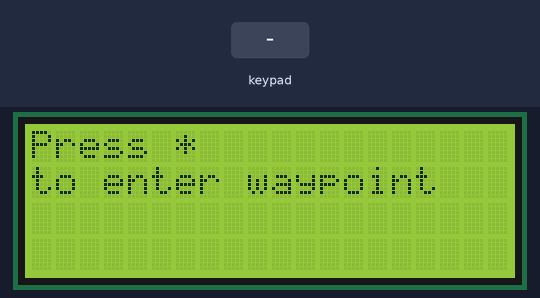
Simulated run of this program. Board: Raspberry Pi Pico running MicroPython. Parts: 20×4 character LCD. Inputs (shaded band) come from the test bench. What the program prints to the serial console is not drawn.

Above: at 0.1 s.
4.3 s: key '*' pressed
At 5.6 s:
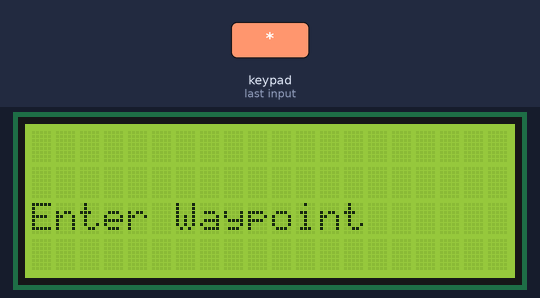
5.9 s: keypad keys 1 2 # pressed 0.4 s apart
At 7.8 s:
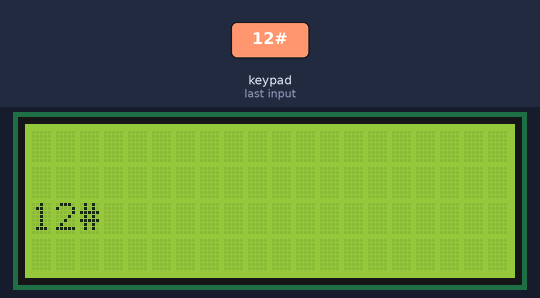
8.6 s: key 'A' pressed
At 9.9 s:
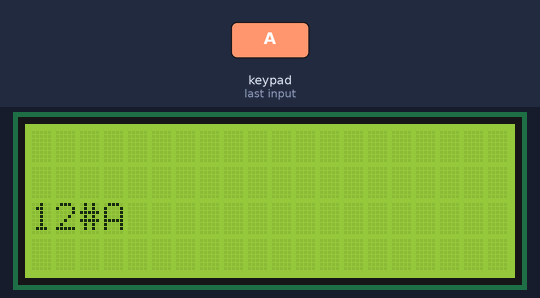
10.2 s: keypad keys 1 2 A pressed 0.4 s apart
At 11.6 s:
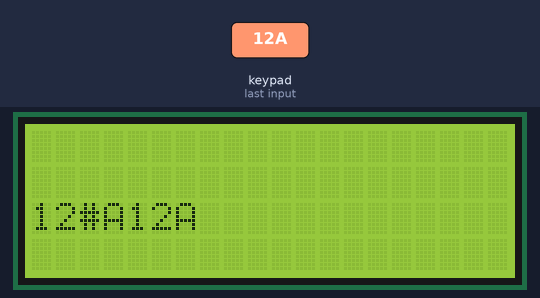
12.9 s: key 'B' pressed
At 14.0 s:
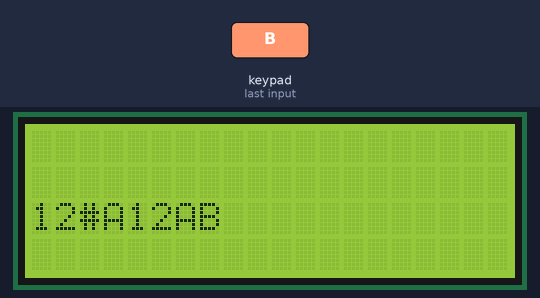
14.5 s: keypad keys 2 5 # pressed 0.4 s apart
At 15.8 s:
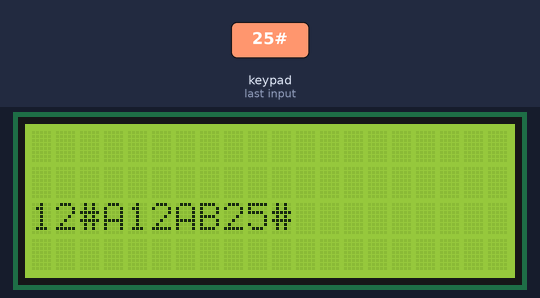
Timing chart, 0 to 17.5 s (numbered marks = the images above; inputs shaded):
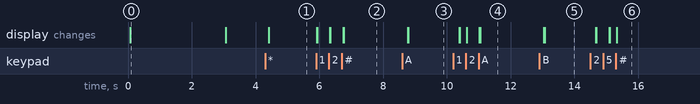

The program:

7.2keypad_enterWP_LCD.py
```python
from machine import I2C, Pin
from keypad import Keypad
from time import sleep, sleep_ms, ticks_ms
from machine_i2c_lcd import I2cLcd

# The PCF8574 has a jumper selectable address: 0x20 - 0x27
DEFAULT_I2C_ADDR = 0x27
print("Running LCD test")
# On the RPi Pico, I2C0 shows up on GP0 (sda) and GP1 (scl)
i2c = I2C(0, sda=0, scl=1, freq=400000)
lcd = I2cLcd(i2c, DEFAULT_I2C_ADDR, 4, 20)
lcd.putstr("Press * \nto enter waypoint")
sleep(3)
lcd.clear()

# Define GPIO pins for rows
row_pins = [Pin(6),Pin(7),Pin(8),Pin(9)]

# Define GPIO pins for columns
column_pins = [Pin(10),Pin(11),Pin(12),Pin(13)]

# Define keypad layout
keys = [
    ['1', '2', '3', 'A'],
    ['4', '5', '6', 'B'],
    ['7', '8', '9', 'C'],
    ['*', '0', '#', 'D']]

keypad = Keypad(row_pins, column_pins, keys)
NS = "N"
EW = "W"

def keyInput():
    key_pressed = 0
    keyList = []
    for n in range(20):
        keyList.append("1")
    keyString = ""
    i = 0

    while key_pressed!="*":
        key_pressed = keypad.read_keypad()
        if key_pressed:
            print("Key pressed:", key_pressed)
            keyList[i] = key_pressed
            if keyList[i] == 'D':
                i = i - 1
            else:
                i +=1
            print("keyList:", keyList[0:i])
            lcd.clear()
            lcd.move_to(0, 2)
            lcd.putstr(keyList[0:i])
            if i==20:
                key_pressed = '*'
        sleep(0.2)  # debounce and delay
    sleep(0.5)
    return keyList

try:
    while True:
        key_pressed = keypad.read_keypad()
        if key_pressed == '*':
            print("Enter Waypoint")
            lcd.clear()
            lcd.move_to(0, 2)
            lcd.putstr("Enter Waypoint")
            sleep(0.5)
            keyList = keyInput()
            print(keyList)
            latDDWP = int(keyList[0]+keyList[1])
            latMMWP = int(keyList[2]+keyList[3])
            latmmmmWP = float(keyList[5]+keyList[6]+keyList[7]+keyList[8])/(10000)
            latMMmmmmWP = latMMWP + latmmmmWP
            lonDDWP = int(keyList[10]+keyList[11])
            lonMMWP = int(keyList[12]+keyList[13])
            lonmmmmWP = float(keyList[15]+keyList[16]+keyList[17]+keyList[18])/(10000)
            lonMMmmmmWP = lonMMWP + lonmmmmWP
            if keyList[19] == 'B':
                EW = "E"
            print(latDDWP,"°",latMMmmmmWP,"'N",lonDDWP,"°",lonMMmmmmWP,"'",EW)
            lcd.clear()
            lcd.move_to(0, 2)
            lcd.putstr(str(latDDWP)+str(latMMmmmmWP)+"N"+str(lonDDWP)+str(lonMMmmmmWP)+"E")
        sleep(0.1)
except KeyboardInterrupt:
    print("error")
```

Measured:
- after the input at 4.3 s, the display: changes after 0.11 s (image 1)
- after the input at 5.9 s, the display: first changes at once (image 2 shows a later state)
- after the input at 8.6 s, the display: first changes after 0.17 s (image 3 shows a later state)
- after the input at 10.2 s, the display: first changes after 0.19 s (image 4 shows a later state)
- after the input at 12.9 s, the display: first changes after 0.15 s (image 5 shows a later state)
- after the input at 14.5 s, the display: first changes after 0.17 s (image 6 shows a later state)
- what the display in image 0 shows lasts 3.0 s, from 0.1 s to 3.1 s
